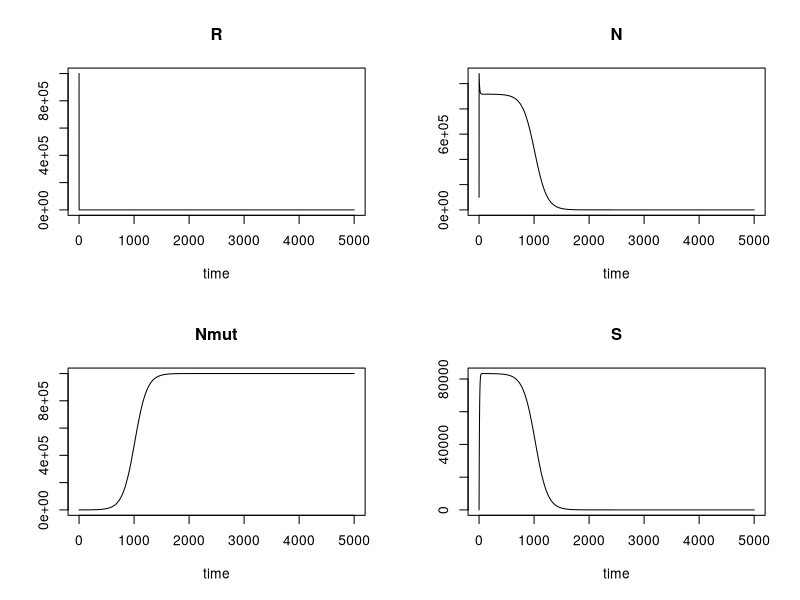
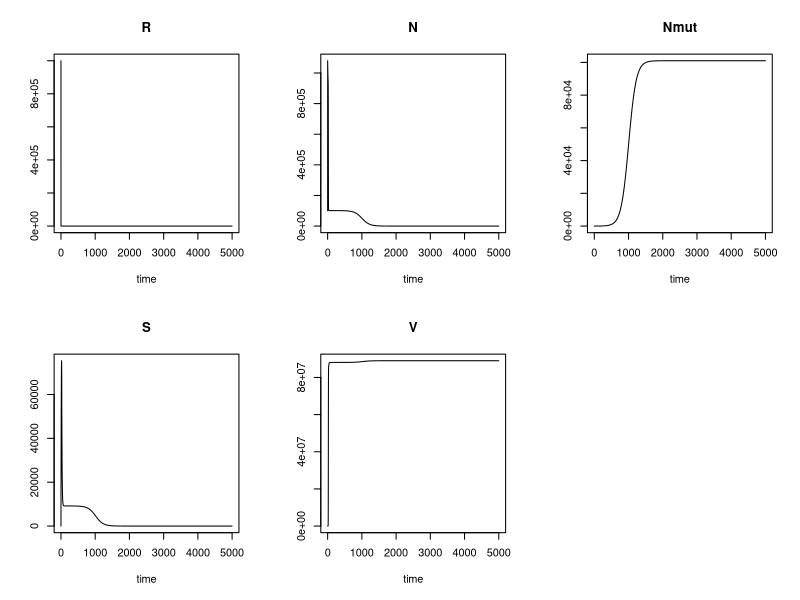
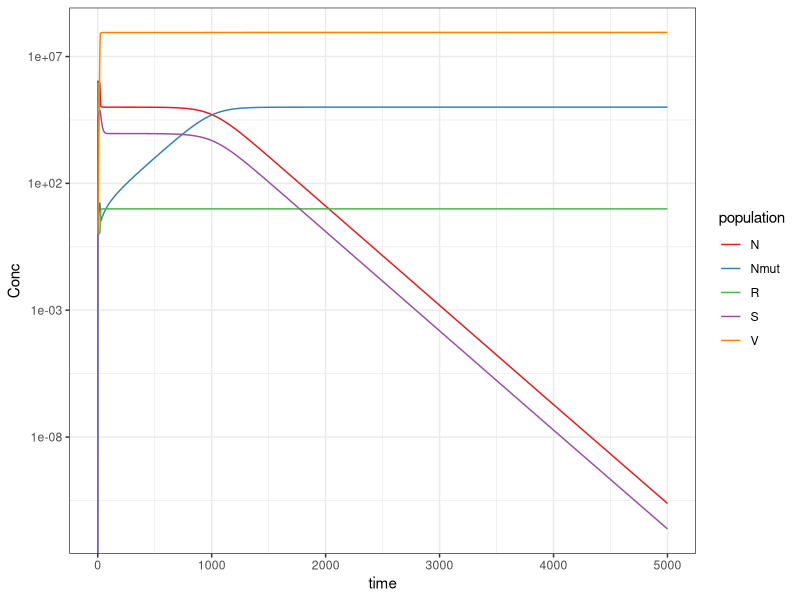
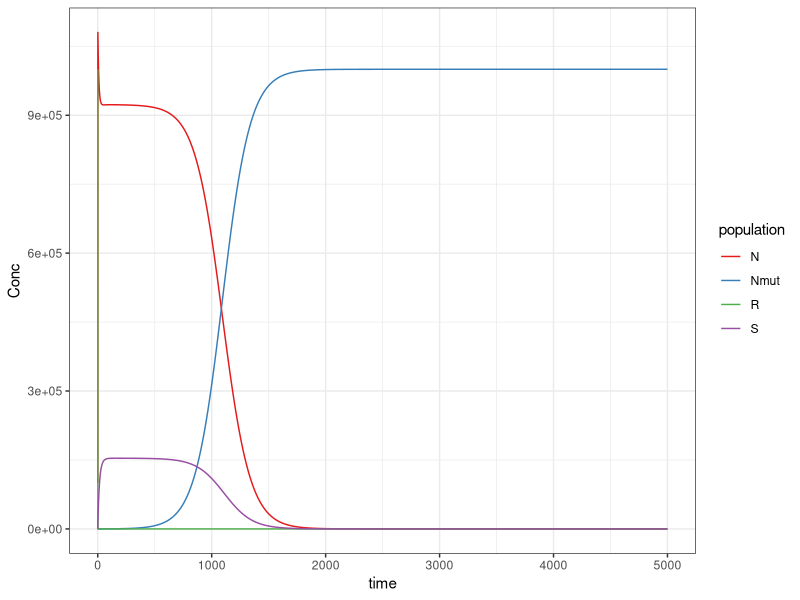

The R source for these figures, in order: (Note: this script raises an error after producing the figures.)
# In this code I will model a chemostat in which a sporulating bacteria os grown

#Clear environment
rm(list=ls())
pd=par()
#Load necessary library
library(deSolve)
library(tidyverse)

## Models with multi stage sporulation
#Define system of differential equations for resource and bacteria
chemostat1 <- function(t,current,params){
  with(as.list(c(params,current)), {
    #list the equations for the derivatives of each state variable
    #R is the resource
    dR <- D * (R_in - R) - mu * R * (N+Nmut) 
    
    #N are the sporulating bacteria 
    dN <- mu * R * N - D * N - prob_spor * N + prob_actv * S - loss * N
    # Nmut are the spo- mutants
    dNmut <- mu * R * Nmut - D*Nmut +loss * N
    
    #S are the spores 
    dS <- prob_spor * N - prob_actv * S - D*S
    
    
    results <- c(dR, dN,dNmut, dS)
    return (list(results))
  })
}

chemostat1v <- function(t,current,params){
  with(as.list(c(params,current)), {
    #list the equations for the derivatives of each state variable
    #R is the resource
    dR <- D * (R_in - R) - mu * R * (N+Nmut) 
    
    #N are the sporulating bacteria 
    dN <- mu * R * N - D * N - prob_spor * N + prob_actv * S - loss * N - ads * N * V 
    # Nmut are the spo- mutants
    dNmut <- mu * R * Nmut - D*Nmut +loss * N- ads * Nmut * V 
    
    #S are the spores 
    dS <- prob_spor * N - prob_actv * S - D*S
    #V are the phages
    dV <- ads * N * V * (burst-1) + ads * Nmut * V * (burst-1) - D*V
    
    results <- c(dR, dN,dNmut, dS, dV)
    return (list(results))
  })
}
chemostat3 <- function(t,current,params){
  with(as.list(c(params,current)), {
    #list the equations for the derivatives of each state variable
    #R is the resource
    dR <- D * (R_in - R) - mu * R * N 
    
    #N are the bacteria 
    dN <- mu * R * N - D * N - prob_spor * N + prob_actv * S
    
    # Sporulation takes 3 time steps. modeled as 3 population maturing through the process
    dI1 <- prob_spor * N - I1 - D*I1
    dI2 <- I1  - I2 - D*I2
    dS <- I2 - prob_actv * S - D*S
    
    results <- c(dR, dN, dI1, dI2, dS)
    return (list(results))
  })
}
chemostat6 <- function(t,current,params){
  with(as.list(c(params,current)), {
    #list the equations for the derivatives of each state variable
    #R is the resource
    dR <- D * (R_in - R) - mu * R * N 
    
    #N are the bacteria 
    dN <- mu * R * N - D * N - prob_spor * N + prob_actv * S
    
    # Sporulation takes 6 time steps. modeled as 6 population maturig through the process
    dI1 <- prob_spor * N - I1 - D*I1
    dI2 <- I1  - I2 - D*I2
    dI3 <- I2 - I3 - D*I3
    dI4 <- I3 - I4 - D*I4
    dI5 <- I4 - I5 - D*I5
    dS <- I5 - prob_actv * S - D*S
    
    results <- c(dR, dN, dI1, dI2,dI3,dI4,dI5, dS)
    return (list(results))
  })
}
chemostat9 <- function(t,current,params){
  with(as.list(c(params,current)), {
    #list the equations for the derivatives of each state variable
    #R is the resource
    dR <- D * (R_in - R) - mu * R * N 
    
    #N are the bacteria 
    dN <- mu * R * N - D * N - prob_spor * N + prob_actv * S
    
    # Sporulation takes 9 time steps. modeled as 9 population maturing through the process
    dI1 <- prob_spor * N - I1 - D*I1
    dI2 <- I1 - I2 - D*I2
    dI3 <- I2 - I3 - D*I3
    dI4 <- I3 - I4 - D*I4
    dI5 <- I4 - I5 - D*I5
    dI6 <- I5 - I6 - D*I6
    dI7 <- I6 - I7 - D*I7
    dI8 <- I7 - I8 - D*I8
    dS  <- I8 - prob_actv * S - D*S
    
    results <- c(dR, dN, dI1, dI2,dI3,dI4,dI5,dI6, dI7, dI8, dS)
    return (list(results))
  })
}


###define parameters
# resource in inflow
R_in <- 1e6
#dilution rate
D <- 0.1
# growth rate
mu <- D
# probaility of sporulation
prob_spor <- 0.01
#probability of reactivation of spores
prob_actv <- 0.01
#loss of sporulation by mutation
loss <- 1e-6
#adsorption constant rate (per hour per ml)
ads <- 1e-8
# busrt size
burst <- 100

# all parameters together
params1 <- c(R_in, D, mu, prob_spor, prob_actv, loss)
params1v <- c(R_in, D, mu, prob_spor, prob_actv, loss, ads, burst)

#declare initial conditions for state variables
current1 <- c(R = R_in, N = 1e5, Nmut=0, S=0)
current1v <- c(R = R_in, N = 1e5, Nmut=0, S=0, V=1)
# current3 <- c(R = R_in, N = 100, I1=1, I2=1,S=1)
# current6 <- c(R = R_in, N = 100, I1=1, I2=1,I3=1, I4=1,I5=1,S=1)
# current9 <- c(R = R_in, N = 100, I1=1, I2=1,I3=1, I4=1,I5=1,I6=1, I7=1,I8=1,S=1)

#define the time to run model
t <- seq (0, 5000, by=1)

#solve the model and save the output
out <- lsoda(current1, t, chemostat1, params1)
plot (out)
out <- lsoda(current1v, t, chemostat1v, params1v)
plot (out)
# out <- lsoda(current3, t, chemostat3, params)
# plot (out)
# out <- lsoda(current6, t, chemostat6, params)
# plot (out)
# out <- lsoda(current9, t, chemostat9, params)
# plot (out)


out.l <- gather(as.data.frame(out), key='population', value='Conc', colnames(out)[-1])
# ggplot(out.l[out.l$population!='R',], aes(x=time, y=Conc))+
ggplot(out.l, aes(x=time, y=Conc))+
  geom_line(aes(color=population))+
  scale_y_log10()+
  theme_bw()+
  scale_colour_brewer(palette='Set1')



################
# is sporulation lost because spores have an equal mortality (washout)?
# to test this I will add a parameter that reduces sporulation washout: 
# pDs probability of spore dilution. 0<= pDs <=1.  
# pDs=0 spores are all retained. pDs=1 spores dilution equals all other cells.

chemostat1s <- function(t,current,params){
  with(as.list(c(params,current)), {
    #list the equations for the derivatives of each state variable
    #R is the resource
    dR <- D * (R_in - R) - mu * R * (N+Nmut) 
    
    #N are the sporulating bacteria 
    dN <- mu * R * N - D * N - prob_spor * N + prob_actv * S - loss * N
    # Nmut are the spo- mutants
    dNmut <- mu * R * Nmut - D*Nmut +loss * N
    
    #S are the spores 
    dS <- prob_spor * N - prob_actv * S - pDs*D*S
    
    
    results <- c(dR, dN,dNmut, dS)
    return (list(results))
  })
}

# spore retention
pDs <- 0.5
# all parameters together
params1s <- c(R_in, D, mu, prob_spor, prob_actv, loss, pDs )
#declare initial conditions for state variables
current1s <- c(R = R_in, N = 1e5, Nmut=0, S=0)

#define the time to run model
t.model <- 5000
t <- seq (0, t.model, by=1)

#solve the model and save the output
out <- lsoda(current1s, t, chemostat1s, params1s)
# plot (out)

out.l <- gather(as.data.frame(out), key='population', value='Conc', colnames(out)[-1])
# ggplot(out.l[out.l$population!='R',], aes(x=time, y=Conc))+
ggplot(out.l, aes(x=time, y=Conc))+
  geom_line(aes(color=population))+
  # scale_y_log10()+
  theme_bw()+
  scale_colour_brewer(palette='Set1')

# bifuricate over spore retention parameter
i.pDs <- sort(c(0.01,seq(0,1,0.1)))
#define the time to run model
t.model <- 5000
t <- seq (0, t.model, by=1)
#data frame to collect data
d.res <- data.frame(matrix(ncol = 5, nrow = length(i.pDs)))
colnames(d.res) <-  c('pDs','coex.t','N.t','S.t','Nmut.t')
d.res$pDs <- i.pDs
# list to save plots
l.plot <- list()
for (i in 1:length(i.pDs)){
  # spore retention
  pDs <- i.pDs[i]
  # all parameters together
  params1s <- c(R_in, D, mu, prob_spor, prob_actv, loss, pDs )
  #declare initial conditions for state variables
  current1s <- c(R = R_in, N = 1e5, Nmut=0, S=0)
  #solve the model and save the output
  out <- lsoda(current1s, t, chemostat1s, params1s)
  # save data
    #time of equal densities (difference is the lowest)
  d.res$coex.t[i] <-
    out[which.min(abs(out[,'N']+out[,'S']-out[,'Nmut'])),'time']
    #final densities
  d.res$N.t[i] <-
    out[nrow(out),'N']
  d.res$Nmut.t[i] <-
    out[nrow(out),'Nmut']
  d.res$S.t[i] <-
    out[nrow(out),'S']
  # plots
  out.l <- gather(as.data.frame(out), key='population', value='Conc', colnames(out)[-1])
  l.plot[[i]] <- 
    ggplot(out.l, aes(x=time, y=Conc))+
    geom_line(aes(color=population))+
    # scale_y_log10()+
    theme_bw()+
    scale_colour_brewer(palette='Set1')+
    ggtitle(paste0('pDs=',pDs))
}

# dev.off()
# plot(d.res$pDs,d.res$coex.t, type='l')

# barplot(log10(as.matrix(d.res[,3:5])), beside = T, ylim = range(pretty(-10:6)), col=rainbow(12), 
#         ylab = paste0("log of final density (t=",t.model,')'),
#         main="final densities in chemostat models\nwith varying spore washout (fraction of dilution rate)")
# legend("bottomright", legend = as.character(d.res$pDs), fill =rainbow(12), ncol=3)

pdf(file = "./figures/spore_washout_densities.pdf", width = 10,paper = 'a4r')
matplot(d.res$pDs,log10(as.matrix(d.res[,3:5])),type='l',col = c(2:4),lty=1, lwd=5,
        xlab = "spore washout (fraction of dilution rate)", ylab = paste0("log of final density (t=",t.model,')'),
        main="final densities in chemostat models with varying spore washout")
legend("right", legend = c('N','S', 'Nmut'),,col = c(2:4),lty=1, lwd=5)
dev.off()

pdf(file = "./figures/spore_washout_plots.pdf", width = 10,paper = 'a4r')
grid.arrange(grobs=l.plot,nrow=4, ncol=3)
dev.off()

###############
# Will the virus favor sporulation under any of these conditions?
chemostat1sv <- function(t,current,params){
  with(as.list(c(params,current)), {
    #list the equations for the derivatives of each state variable
    #R is the resource
    dR <- D * (R_in - R) - mu * R * (N+Nmut) 
    
    #N are the sporulating bacteria 
    dN <- mu * R * N - D * N - prob_spor * N + prob_actv * S - loss * N - ads * N * V 
    # Nmut are the spo- mutants
    dNmut <- mu * R * Nmut - D*Nmut +loss * N- ads * Nmut * V 
    
    #S are the spores 
    dS <- prob_spor * N - prob_actv * S -  pDs*D*S
    #V are the phages
    dV <- ads * N * V * (burst-1) + ads * Nmut * V * (burst-1) - D*V
    
    results <- c(dR, dN,dNmut, dS, dV)
    return (list(results))
  })
}


# spore retention
pDs <- 0.01
# all parameters together
params1sv <- c(R_in, D, mu, prob_spor, prob_actv, loss, pDs, ads, burst)

#declare initial conditions for state variables
current1sv <- c(R = R_in, N = 1e5, Nmut=0, S=0, V=1)

#define the time to run model
t.model <- 10000
t <- seq (0, t.model, by=1)

#solve the model and save the output
out <- lsoda(current1sv, t, chemostat1sv, params1sv)
plot (out)

out.l <- gather(as.data.frame(out), key='population', value='Conc', colnames(out)[-1])
# ggplot(out.l[out.l$population!='R',], aes(x=time, y=Conc))+
ggplot(out.l, aes(x=time, y=Conc))+
  geom_line(aes(color=population))+
  scale_y_log10()+
  theme_bw()+
  scale_colour_brewer(palette='Set1')

# bifuricate over spore retention parameter
i.pDs <- sort(c(0.01,seq(0,1,0.1)))
#define the time to run model
t.model <- 5000
t <- seq (0, t.model, by=1)
#data frame to collect data
d.res <- data.frame(matrix(ncol = 5, nrow = length(i.pDs)))
colnames(d.res) <-  c('pDs','coex.t','N.t','S.t','Nmut.t')
d.res$pDs <- i.pDs
# list to save plots
l.plot <- list()
for (i in 1:length(i.pDs)){
  # spore retention
  pDs <- i.pDs[i]
  # all parameters together
  params1sv <- c(R_in, D, mu, prob_spor, prob_actv, loss, pDs, ads, burst)
  #declare initial conditions for state variables
  current1sv <- c(R = R_in, N = 1e5, Nmut=0, S=0, V=1)
  #solve the model and save the output
  out <- lsoda(current1sv, t, chemostat1sv, params1sv)
  # save data
  #time of equal densities (difference is the lowest)
  d.res$coex.t[i] <-
    out[which.min(abs(out[,'N']+out[,'S']-out[,'Nmut'])),'time']
  #final densities
  d.res$N.t[i] <-
    out[nrow(out),'N']
  d.res$Nmut.t[i] <-
    out[nrow(out),'Nmut']
  d.res$S.t[i] <-
    out[nrow(out),'S']
  # plots
  out.l <- gather(as.data.frame(out), key='population', value='Conc', colnames(out)[-1])
  l.plot[[i]] <- 
    ggplot(out.l, aes(x=time, y=Conc))+
    geom_line(aes(color=population))+
    scale_y_log10()+
    theme_bw()+
    scale_colour_brewer(palette='Set1')+
    ggtitle(paste0('pDs=',pDs))
}

# dev.off()
# plot(d.res$pDs,d.res$coex.t, type='l')

# barplot(log10(as.matrix(d.res[,3:5])), beside = T, ylim = range(pretty(-10:6)), col=rainbow(12), 
#         ylab = paste0("log of final density (t=",t.model,')'),
#         main="final densities in chemostat models\nwith varying spore washout (fraction of dilution rate)")
# legend("bottomright", legend = as.character(d.res$pDs), fill =rainbow(12), ncol=3)

pdf(file = "./figures/spore_washout_densities_phage.pdf", width = 10,paper = 'a4r')
matplot(d.res$pDs,log10(as.matrix(d.res[,3:5])),type='l',col = c(2:4),lty=1, lwd=5,
        xlab = "spore washout (fraction of dilution rate)", ylab = paste0("log of final density (t=",t.model,')'),
        main="final densities in chemostat models with varying spore washout")
legend("right", legend = c('N','S', 'Nmut'),,col = c(2:4),lty=1, lwd=5)
dev.off()

pdf(file = "./figures/spore_washout_plots_phage.pdf", width = 10,paper = 'a4r')
grid.arrange(grobs=l.plot,nrow=4, ncol=3)
dev.off()
